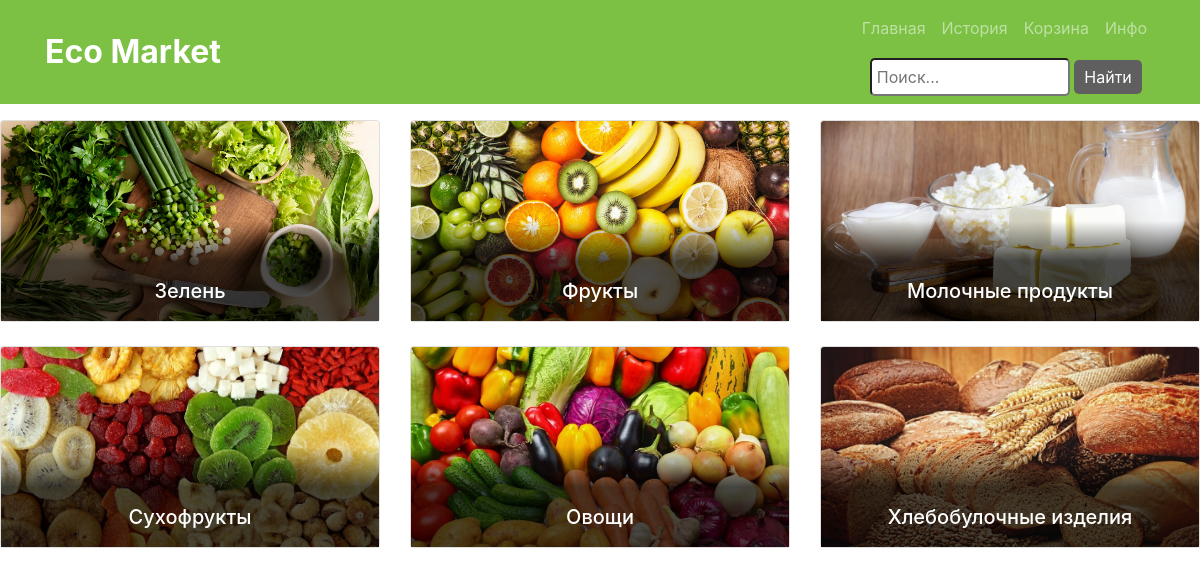
The page / on the database its author committed.
### myapp/models.py (models this page shows, shortened)
class Category(models.Model):
    name = models.CharField(max_length=100)
    image = models.ImageField(upload_to='images/')

### myapp/views.py (the view)
# urls.py: path('', views.category_list, name='category_list'),
def category_list(request):
    categories = Category.objects.all()
    return render(request, 'category_list.html', {'categories': categories})

### templates/category_list.html (shortened to what this page needs)
{% extends 'base.html' %}
{% block content %}
        <div class="row mt-3">
            {% for category in categories %}
                <div class="col-lg-4 col-md-4 col-sm-6 mb-4">
                    <div class="card">
                        <a href="{% url 'category_detail' category_id=category.id %}">
                            <img src="{{ category.image.url }}" class="card-img-top" alt="{{ category.name }}">
                            <div class="card-overlay"></div>
                            <div class="card-text">
                                <h5>{{ category.name }}</h5>
                            </div>
                        </a>
                    </div>
                </div>
            {% endfor %}
        </div>
{% endblock %}

### templates/category_list.html (style rules this page uses)
.card-img-top { width: 100%; height: 200px; object-fit: cover; position: relative; transition: filter 0.3s ease; }
.card-overlay { position: absolute; bottom: 0; left: 0; width: 100%; height: 50%; background: linear-gradient(to top, rgba(0, 0, 0, 0.7) 60%, rgba(0, 0, 0, 0)); transition: height 0.3s ease; }
.card-text { position: absolute; bottom: 0; left: 0; width: 100%; text-align: center; padding: 10px; color: white; transition: transform 0.3s ease; }

### rows shown on the page
Category: image (picture), name "Зелень"
Category: image (picture), name "Фрукты"
Category: image (picture), name "Молочные продукты"
Category: image (picture), name "Сухофрукты"
Category: image (picture), name "Овощи"
Category: image (picture), name "Хлебобулочные изделия"
